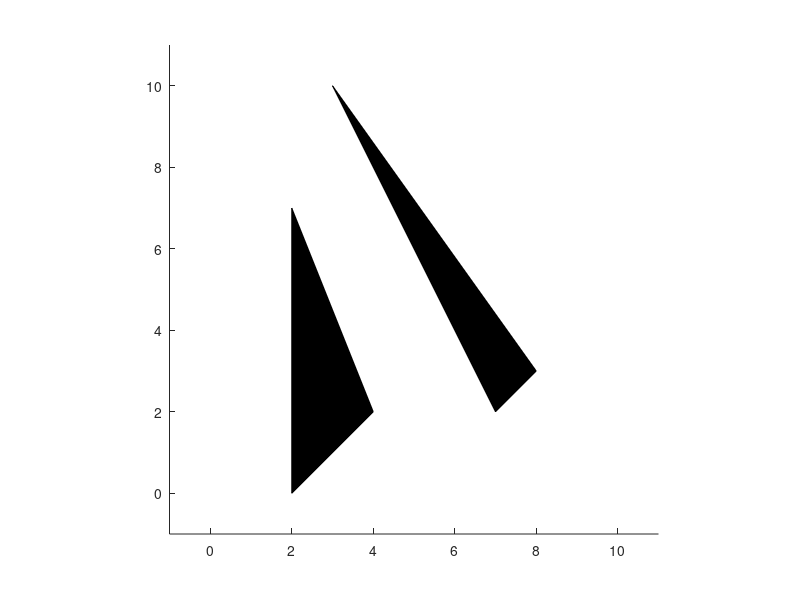

The MATLAB source for this figure: (Note: this script raises an error after producing the figure.)
function ex_bezier
    function  xdot  = f(x,u)
        xdot=[x(4)*cos(x(3)); x(4)*sin(x(3)); u(1); u(2)];
    end
%----------      Main     -----------------
axis([-1 11 -1 11]); axis square; hold on;
A1=[2 4 2 ; 0 2 7 ];
A2=[7 8 3 ; 2 3 10];
fill(A1(1,:),A1(2,:),'black');
fill(A2(1,:),A2(2,:),'black');
x=[0;0;0;1]; 
draw_tank(x,'blue',0.1);
drawnow();
end
